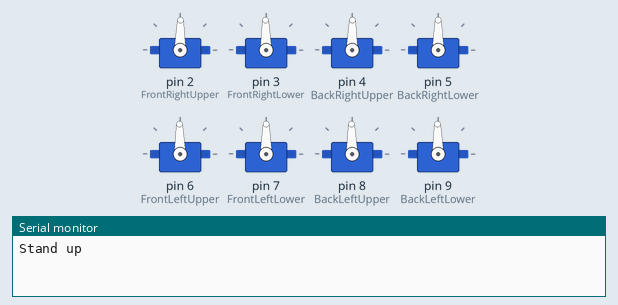
Simulated run of this sketch. Board: Arduino Uno, built with avr-gcc and run on an emulated ATmega328P. Shown: 8 × servo, the last lines printed to the serial monitor.

Above: at 0.05 s.
At 2.0 s:
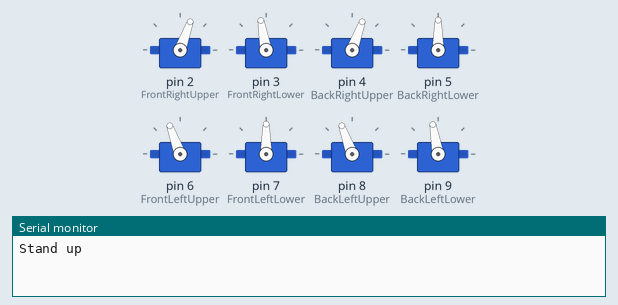
At 8.27 s:
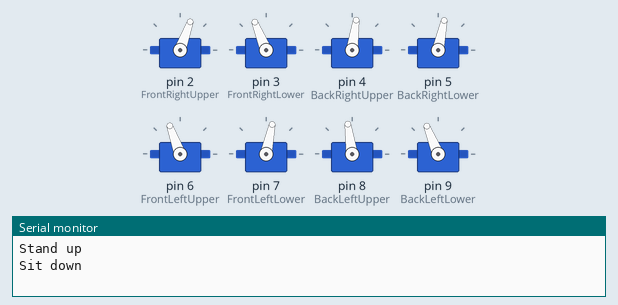
At 10.68 s:
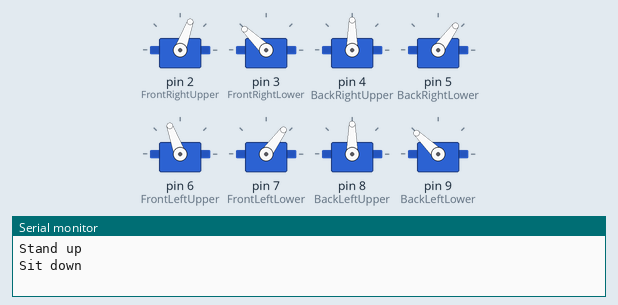
At 19.4 s:
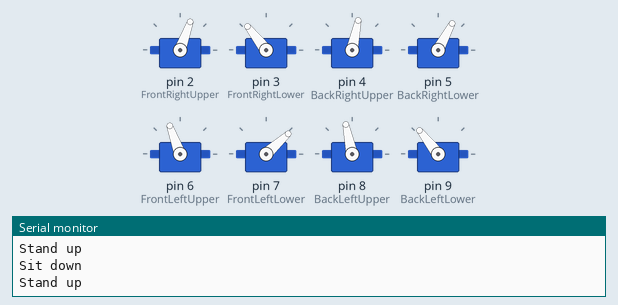
At 35.4 s:
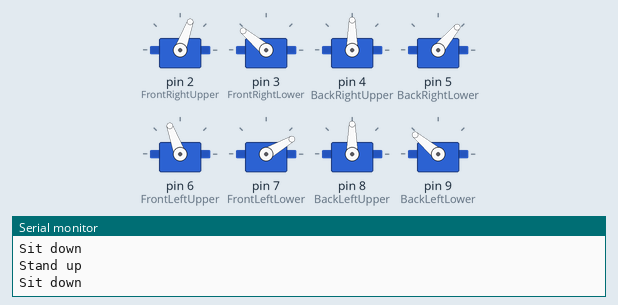
Timing chart, 0 to 36.9 s (numbered marks = the images above):
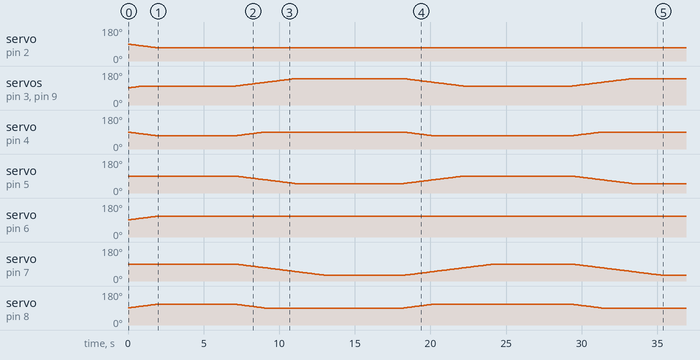

The sketch:

Positionsv1p1.ino
```cpp
#include <Servo.h>


Servo FrontRightUpper;
Servo FrontRightLower;
Servo BackRightUpper;
Servo BackRightLower;
Servo FrontLeftUpper;
Servo FrontLeftLower;
Servo BackLeftUpper;
Servo BackLeftLower;

// current angles
int FRUangle = 90;
int FRLangle = 90;
int BRUangle = 90;
int BRLangle = 90;
int FLUangle = 90;
int FLLangle = 90;
int BLUangle = 90;
int BLLangle = 90;

int FrontRightUpperAngle = 60;
int FrontRightUpperInc = 1;
int FrontRightUpperDelay = 20;


void setup() {
  // put your setup code here, to run once:

  // open the serial port at 9600 bps for debugging
  Serial.begin(9600);

  // Assigning pina to the servos objects
  FrontRightUpper.attach(2);
  FrontRightLower.attach(3);
  BackRightUpper.attach(4);
  BackRightLower.attach(5);
  FrontLeftUpper.attach(6);
  FrontLeftLower.attach(7);
  BackLeftUpper.attach(8);
  BackLeftLower.attach(9);

  // Set all servos at 90 degrees
  Angle90();

}

void loop() {
  // put your main code here, to run repeatedly:

  Serial.println("Stand up");
  GotoAngles( 70, 100, 70, 90, 110, 90, 110, 100);
  delay(5000);
  Serial.println("Sit down");
  GotoAngles( 70, 140, 90, 50, 110, 30, 90, 140);
  delay(5000);


}

void GotoAngles(int FRU, int FRL, int BRU, int BRL, int FLU, int FLL, int BLU, int BLL)
{
  // angle reached status
  boolean  FRUanglereached = false;
  boolean  FRLanglereached = false;
  boolean  BRUanglereached = false;
  boolean  BRLanglereached = false;
  boolean  FLUanglereached = false;
  boolean  FLLanglereached = false;
  boolean  BLUanglereached = false;
  boolean  BLLanglereached = false;

    // angle reached status
  int  FRUincsign = 0;
  int  FRLincsign = 0;
  int  BRUincsign = 0;
  int  BRLincsign = 0;
  int  FLUincsign = 0;
  int  FLLincsign = 0;
  int  BLUincsign = 0;
  int  BLLincsign = 0;

// Determinie if the angle need to be increased or decreased or no change
  FRUincsign = DetermineSign(FRUangle, FRU);
  FRLincsign = DetermineSign(FRLangle, FRL);
  BRUincsign = DetermineSign(BRUangle, BRU);
  BRLincsign = DetermineSign(BRLangle, BRL);
  FLUincsign = DetermineSign(FLUangle, FLU);
  FLLincsign = DetermineSign(FLLangle, FLL);
  BLUincsign = DetermineSign(BLUangle, BLU);
  BLLincsign = DetermineSign(BLLangle, BLL);

  while(!(FRUanglereached && FRLanglereached && BRUanglereached && BRLanglereached && FLUanglereached && FLLanglereached
          && BLUanglereached && BLLanglereached))
  {
    if(FRUangle != FRU)
      FRUangle +=  FRUincsign;
    else
      FRUanglereached = true;

    if(FRLangle != FRL)
      FRLangle += FRLincsign;
    else
      FRLanglereached = true;

    if(BRUangle != BRU)
      BRUangle +=  BRUincsign;
    else
      BRUanglereached = true;

    if(BRLangle != BRL)
      BRLangle +=  BRLincsign;
    else
      BRLanglereached = true;

    if(FLUangle != FLU)
      FLUangle +=  FLUincsign;
    else
      FLUanglereached = true;

    if(FLLangle != FLL)
      FLLangle +=  FLLincsign;
    else
      FLLanglereached = true;

    if(BLUangle != BLU)
      BLUangle +=  BLUincsign;
    else
      BLUanglereached = true;

    if(BLLangle != BLL)
      BLLangle +=  BLLincsign;
    else
      BLLanglereached = true;


    FrontRightUpper.write(FRUangle);
    FrontRightLower.write(FRLangle);
    BackRightUpper.write(BRUangle);
    BackRightLower.write(BRLangle);
    FrontLeftUpper.write(FLUangle);
    FrontLeftLower.write(FLLangle);
    BackLeftUpper.write(BLUangle);
    BackLeftLower.write(BLLangle);
    delay(100);

  }
}


int DetermineSign(int Angle1, int Angle2)
{
  int IncSign;
  // Determinie if the angle need to be increased or decreased or no change
  if (Angle1 > Angle2)
    IncSign = -1;
  else if (Angle1 < Angle2)
    IncSign = +1;
    else
    IncSign = 0;

    return IncSign;
}


void Angle90()
{

  FrontRightUpper.write(90);
  FrontRightLower.write(90);
  BackRightUpper.write(90);
  BackRightLower.write(90);
  FrontLeftUpper.write(90);
  FrontLeftLower.write(90);
  BackLeftUpper.write(90);
  BackLeftLower.write(90);

}
```

Measured:
- by itself, servo on pin 2 (FrontRightUpper): moves from 89° to 70° over 1.8 s
- by itself, servo on pin 6 (FrontLeftUpper): moves from 91° to 110° over 1.8 s
- by itself, servo on pin 4 (BackRightUpper): 89° → 88° at 0.10 s, → 87° 0.10 s later, → 86° 0.10 s later, → 85° 0.10 s later, … (79 changes in this stretch)
- by itself, servo on pin 5 (BackRightLower): 90° → 89° at 7.1 s, → 88° 0.10 s later, → 87° 0.10 s later, → 86° 0.10 s later, … (120 changes in this stretch)
